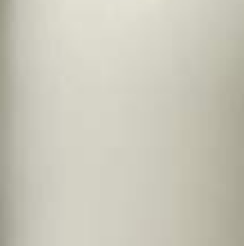
#> input picture fruits/color_image.png, 122 x 123 px, found by its file name (shown 2 times larger)
$ jupyter execute --allow-errors GroceryListGenerator.ipynb   (older library calls are emulated)
#> lines starting #> are read from the running program, lines starting #| are printed output that depends on the picture; after the words box and inside, x2 and y2 are one past the last pixel; in counts of white or black regions, pixels touching at a corner belong together; long printed decimals are rounded
[cell 1]
import cv2
import os
import tensorflow as tf
import numpy as np
from google.colab import drive
import smtplib, ssl
from email.mime.text import MIMEText
from email.mime.multipart import MIMEMultipart
from tqdm import tqdm
import matplotlib.pyplot as plt
import pickle
import random

[cell 2]
# from google.colab import drive
drive.mount('/content/gdrive')
os.chdir('/content/gdrive/My Drive/fruit/')

[cell 3]
# Code to check the quality and quantity of the item
#  and send email alert of groceries list to be purchased by the end user

body=""
sender_email = "abc@gmail.com"
password = 'xyzy'

# [31 lines left out: function sendEmailTo, not called in this run]


# --------------------------------------------------------------------
# import cv2
# import numpy as np


T_R = -1
T_B = -1
T_G = -1
E_T_R = -1
E_T_B = -1
E_T_G = -1
apr_r = -1
apr_b = -1
apr_g = -1
hsv = -1
lower = []
upper = []
std_height = 1800
# [61 lines left out: functions draw_line, sobel_x, dilate_image, crop_bottle, not called in this run]


def find_color_space(img):
    img = cv2.imread(img)
#> img is the input picture: shape (123, 122, 3); mean B, G, R 185.1, 198.8, 201
    b, g, r = cv2.split(img)
    b = np.mean(b)
#> b = 185.1
    g = np.mean(g)
#> g = 198.8
    r = np.mean(r)
#> r = 201
    print("BGR values: ")
    print(b, g, r)
#| 185.082 198.835 201.017
    li_color = np.uint8([[[b,g,r ]]])
#> li_color = [[185, 198, 201]]
    hsv = cv2.cvtColor(li_color,cv2.COLOR_BGR2HSV)
#> hsv = [[24, 20, 201]]
    print("HSV values")
    print(hsv)
#| [[[ 24  20 201]]]
    return hsv


# [128 lines left out: functions crop_bottle_vvt, set_intensity_full, set_intensity_empty, set_apr_values, level_detection, main_function_old, not called in this run]

def set_threshold(sample_image):
    print("****************************************************")
    print(sample_image)
    global hsv
    global lower
    global upper
    hsv = find_color_space(sample_image)
#> hsv = [[24, 20, 201]]
    lower = np.array([hsv[0][0][0]-5, hsv[0][0][1]-50, hsv[0][0][2]-50])
#> lower = [19, -30, 151]
    upper = np.array([hsv[0][0][0]+5, hsv[0][0][1]+50, hsv[0][0][2]+50])
#> upper = [29, 70, 251]

def check_for_full(image_name):
    print("check for full fn")
    global std_height

    img = cv2.imread(image_name)
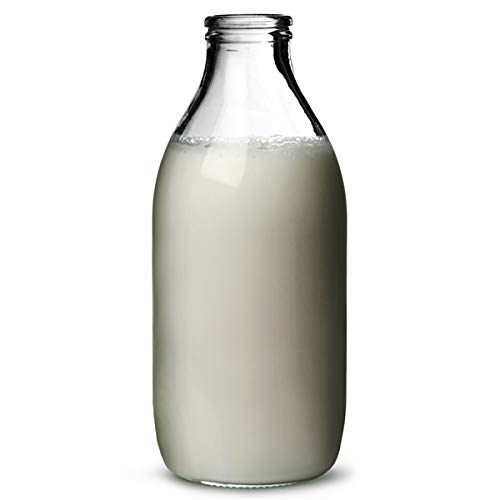
#> input picture fruits/milkbottel.jpg, 500 x 500 px, found by its file name
#> img is the input picture: shape (500, 500, 3); mean B, G, R 222.8, 226.5, 226.9
    h, w, c = img.shape
#> h = 500; w = 500; c = 3
    print(h, w, c)
#| 500 500 3
    std_height = h*80/100
#> std_height = 400
    img = cv2.cvtColor(img, cv2.COLOR_BGR2HSV)
#> img: shape (500, 500, 3); mean H, S, V 8.4, 7.6, 227
    mask = cv2.inRange(img, lower, upper)
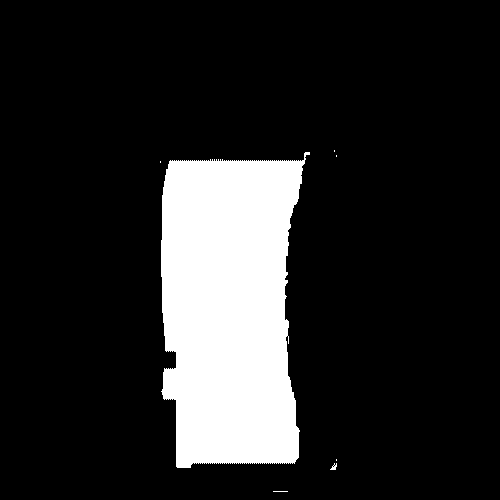
#> mask: shape (500, 500); 15.3% white; 7 white regions (5 under 20 px), largest, box (x1, y1, x2, y2) and area: (161, 152, 310, 468) 38179, (330, 463, 337, 470) 26
    count = 0
    height = 0;
    for i in range(h):
        for j in  range(w):
            if mask[i][j]>=100:
                count = count+1
            if count>50:
                height = i
                break
        if height != 0 :
            break
#> after the loop, count = 51
    img = cv2.imread(image_name)
    img = cv2.line(img, (0,height), (w,height), (0,0,255),10)
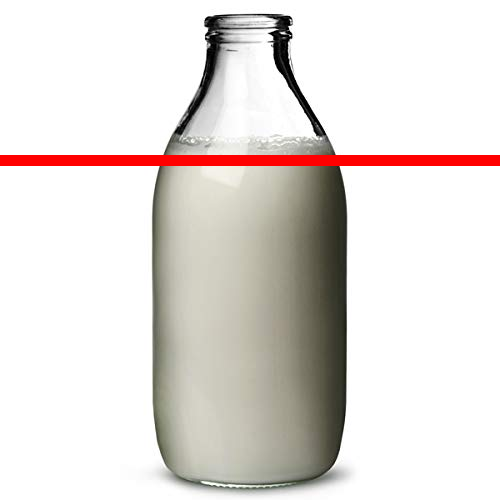
#> img: shape (500, 500, 3); 2.2% of pixels changed, all inside (x1, y1, x2, y2) = (0, 155, 500, 166)
    cv2.imwrite("results.jpg", img)
    if height != 0:
        #print("checking", height)
        height = h-height
#> height = 340
    percent = (height/std_height)*100
#> percent = 85
    print("height filled: ",height)
#| height filled:  340
    print("std_height : ", std_height)
#| std_height :  400.0
    print("amount of bottle filled: ", percent)
#| amount of bottle filled:  85.0
    if percent < 80:
        print("Bottle empty, Skip it ")
        return False;
    else:
        return True
    cv2.imwrite("mask.jpg", mask)


# ---------------------------------------------------------

def main_function():
    global hsv
    global body
    if hsv == -1:
        # print("Enter the color sample of the liquid\n")
        image_name = '/content/gdrive/My Drive/fruit/color_image.png'
        set_threshold(image_name)
        # print("Input the name of the image or to exit type 'n'")
        image = '/content/gdrive/My Drive/fruit/milkbottel.jpg'
        flag =check_for_full(image)
        if not flag:
          body = body + 'milk '
        # image  = '/content/gdrive/My Drive/fruit/milkbottle_half.jpg'
        # flag =check_for_full(image)
        if not flag:
          body = body + 'milk '
        image_name = '/content/gdrive/My Drive/fruit/juice_color.jpg'
        set_threshold(image_name)
        # print("Input the name of the image or to exit type 'n'")
        image = '/content/gdrive/MyDrive/fruit/juice_half.jpg'
        flag=check_for_full(image)
        if not flag:
          body = body + 'juice'
        print('Groceries ',body)
        # sendEmailTo(body, 'jmhatre1@students.kennesaw.edu')
        # sendEmailTo(body, 'sadivi@students.kennesaw.edu')
        # sendEmailTo(body, 'aturlapa@students.kennesaw.edu')
#> (the rest of this cell did not finish here and is left out)
